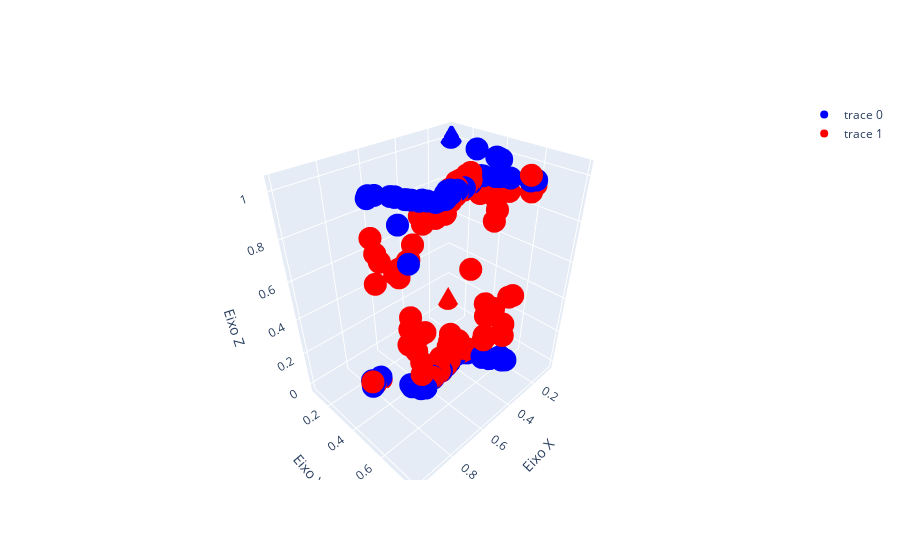

The cell this chart's notebook holds for it:
### Markdown cell above
##### Gráfico interativo dos pontos

### Code cell
fig = go.Figure(data=[go.Scatter3d(
    x=x1,
    y=x2,
    z=y,
    mode='markers',
    marker=dict(
        size=8,
        color='blue',
        symbol='circle'
    )
)])

fig.add_trace(go.Scatter3d(
    x=x1,
    y=x2,
    z=ypred,
    mode='markers',
    marker=dict(
        size=8,
        color='red',
        symbol='circle'
    )
))

fig.update_layout(scene=dict(
    xaxis_title='Eixo X',
    yaxis_title='Eixo Y',
    zaxis_title='Eixo Z',
    camera_eye=dict(x=1.25, y=1.25, z=1.25)
))

fig.show()
